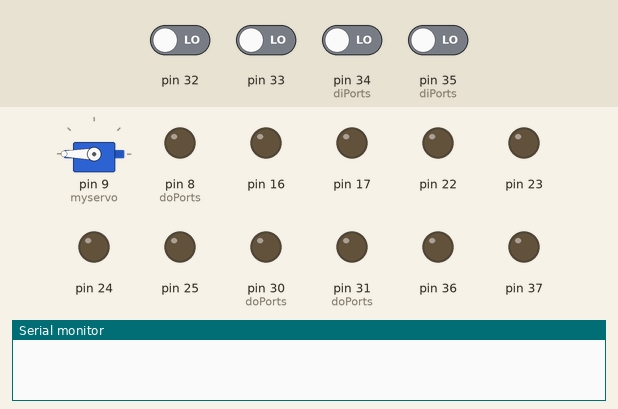
Recording of a sketch running on a simulated Arduino Mega 2560, built with avr-gcc and run on an emulated ATmega2560. Shown: servo, output pins drawn as LEDs (lit = HIGH), the last lines printed to the serial monitor. Dashed ring = blinking. Inputs (shaded band) come from the test bench; at power-on: pin 32, pin 33, pin 34 (diPorts), pin 35 (diPorts) LOW.

Above: at 1.2 s.
1.3 s: pin 33 driven HIGH
At 1.42 s:
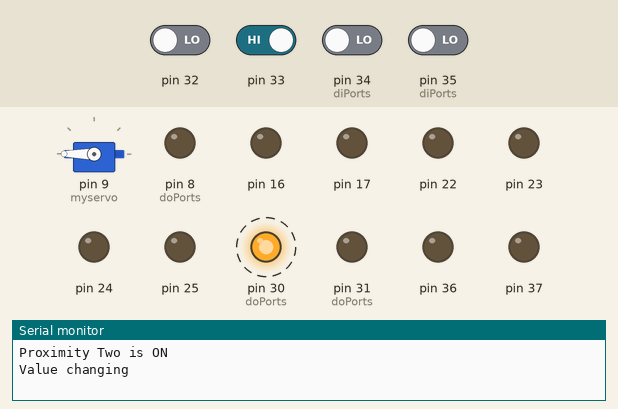
4.3 s: pin 34 (diPorts) driven HIGH
At 4.42 s:
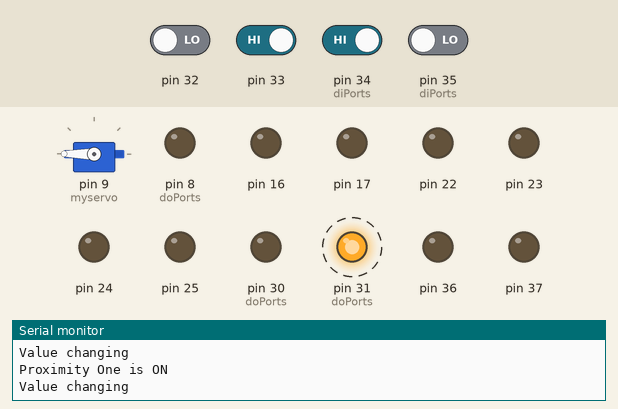
7.3 s: pin 34 (diPorts) driven LOW
At 10.2 s:
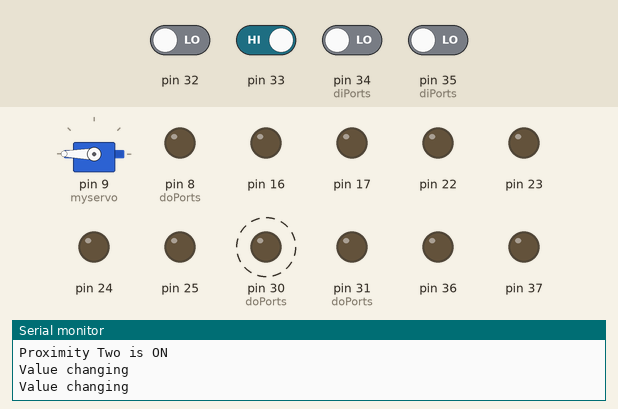
10.3 s: pin 33 driven LOW
At 10.8 s:
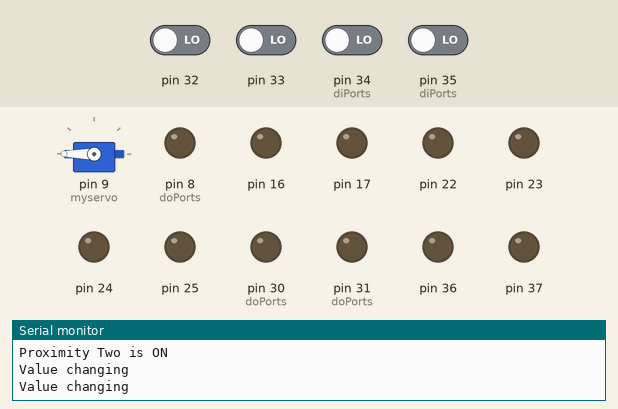
Timing chart, 0 to 12.8 s (numbered marks = the images above; inputs shaded):
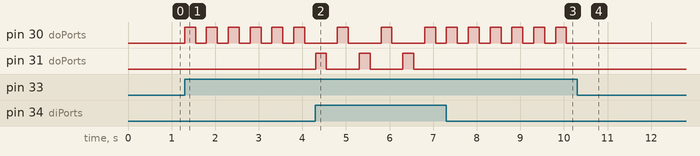

The sketch:

inputOutputPWMMega.ino
```cpp
#include<Servo.h>
Servo myservo;

byte DI_00 = 6;
byte DI_01 = 7;
byte DI_02 = 35;
byte DI_03 = 34;

byte DO_00 = 8;
byte DO_01 = 9;
byte DO_02 = 31;
byte DO_03 = 30;


//PH0-->17,PH1-->16,PH2-->None,PH3-->6,PH4-->7,PH5-->8,PH6-->9,PH7-->T4
//PA0-->22,PA1-->23,PA2-->24,PA3-->25,PA4-->26,PA5-->27,PA6-->28,PA7-->29.
struct portStruct {
    byte bitMask;
    byte pin;
    boolean curState;
    boolean prevState;
};

portStruct diPorts[4] = {
                            {0b00001000, DI_00, false, false},
                            {0b00010000, DI_01, false, false},
                            {0b00000100, DI_02, false, false},
                            {0b00001000, DI_03, false, false}
                       };
                        /*
DDRC = 0b11110000; //30,31,32,33, 34,35,36,37 -->for mega
DDRA = 0b11111111 //29,28,27,26,25,24,23,22 --> for mega
DDRH = 0b11100111;//T4,9,8,7,6,None,16(Tx2),RX2(17);
bitmask has to be for specific ports and microcontroller.
*/
portStruct doPorts[4] = {
                            {0b00100000, DO_00, false, false},
                            {0b01000000, DO_01, false, false},
                            {0b00100000, DO_02, false, false},
                            {0b00010000, DO_03, false, false}
                        };

void setup()
{
    Serial.begin(9600);
    DDRC = 0b00001111; //30,31,32,33, 34,35,36,37
    DDRA = 0b00001111; //29,28,27,26,25,24,23,22
    DDRH = 0b11100111;//T4,9,8,7,6,None,16(Tx2),RX2(17);
    initPorts();
    myservo.attach(9);
    myservo.write(90);
}

void loop()
{
    if(readDIPort(DI_00)) {
       Serial.println("Proximity One is ON");
       writeDOPort(DO_02,true);
       delay(250);
       writeDOPort(DO_02,false);
       delay(250);
    }
    if(readDIPort(DI_01)) {
       Serial.println("Proximity Two is ON");
       writeDOPort(DO_03,true);
       delay(250);
       writeDOPort(DO_03,false);
       delay(250);
    }
    myservo.write(180);
}


void writeDOPort(byte port,boolean value)
{
    for(unsigned int i=0; i< sizeof(doPorts)/sizeof(portStruct); i++) {
        if( doPorts[i].pin == port){
            doPorts[i].prevState = doPorts[i].curState;
            doPorts[i].curState = value;
            if(doPorts[i].prevState != doPorts[i].curState){
                digitalWrite(port,value);
                Serial.println("Value changing");
            }else
                Serial.println("value not changing");
        }
    }
}

void initPorts()
{
   for( unsigned int i=0; i< sizeof(diPorts)/sizeof(portStruct); i++) {
        pinMode(diPorts[i].pin ,INPUT);
  }

  for( unsigned int i=0; i< sizeof(doPorts)/sizeof(portStruct); i++) {
     pinMode(doPorts[i].pin ,OUTPUT);
  }
}

boolean readDIPort(byte inputPin)
{
    boolean val;
    byte recd = PINC; //change where DI is connected
    for( unsigned int i=0; i< sizeof(diPorts)/sizeof(portStruct); i++) {
        if( diPorts[i].pin == inputPin ){
            val = (((recd & diPorts[i].bitMask) == 0)? false:true);
            return val;
        }
   }
}
```

Measured:
- after the input at 1.3 s, pin 30 (doPorts): alternates HIGH for 0.25 s and LOW for 0.25 s, starting at once
- after the input at 4.3 s, pin 30 (doPorts): alternates HIGH for 0.25 s and LOW for 0.75 s, starting after 0.50 s; pin 31 (doPorts): alternates HIGH for 0.25 s and LOW for 0.75 s, starting at once
- after the input at 7.3 s, pin 30 (doPorts): alternates HIGH for 0.25 s and LOW for 0.25 s, starting at once; pin 31 (doPorts): stops changing and stays LOW
- after the input at 10.3 s, pin 30 (doPorts): stops changing and stays LOW
